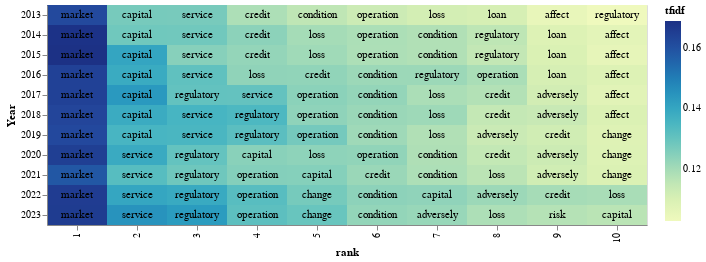

Source (notebook cell):
### Markdown cell above
**Total**

### Code cell
# Calculate averages for each conmaniy for each year
average_tfidf = tfidf_df.groupby(['Year', 'term'])['tfidf'].mean()
average_tfidf_df = average_tfidf.reset_index()
top_tfidf = average_tfidf_df.sort_values(by=['Year','tfidf'], ascending=[True,False]).groupby(['Year']).head(10)

# adding a little randomness to break ties in term ranking
top_tfidf_plusRand = top_tfidf.copy()
top_tfidf_plusRand['tfidf'] = top_tfidf_plusRand['tfidf'] + np.random.rand(top_tfidf.shape[0])*0.0001

# base for all visualizations, with rank calculation
base = alt.Chart(top_tfidf_plusRand).encode(
    x = 'rank:O',
    y = 'Year:N'
).transform_window(
    rank = "rank()",
    sort = [alt.SortField("tfidf", order="descending")],
    groupby = ["Year"],
)
# heatmap specification
heatmap = base.mark_rect().encode(
    color = 'tfidf:Q'
)
# text labels, white for darker heatmap colors
text = base.mark_text(baseline='middle').encode(
    text = 'term:N',
    color = alt.condition(alt.datum.tfidf >= 0.23, alt.value('white'), alt.value('black'))
)
# display the three superimposed visualizations
(heatmap + text).properties(width = 600)

### Figure 1 — Vega-Lite specification as saved in the notebook (floating-point values rounded to 4 significant figures)
{"config": {"view": {"continuousWidth": 400, "continuousHeight": 300}}, "layer": [{"mark": "rect", "encoding": {"color": {"field": "tfidf", "type": "quantitative"}, "x": {"field": "rank", "type": "ordinal"}, "y": {"field": "Year", "type": "nominal"}}, "transform": [{"window": [{"op": "rank", "field": "", "as": "rank"}], "groupby": ["Year"], "sort": [{"field": "tfidf", "order": "descending"}]}]}, {"mark": {"type": "text", "baseline": "middle"}, "encoding": {"color": {"condition": {"value": "white", "test": "(datum.tfidf >= 0.23)"}, "value": "black"}, "text": {"field": "term", "type": "nominal"}, "x": {"field": "rank", "type": "ordinal"}, "y": {"field": "Year", "type": "nominal"}}, "transform": [{"window": [{"op": "rank", "field": "", "as": "rank"}], "groupby": ["Year"], "sort": [{"field": "tfidf", "order": "descending"}]}]}], "data": {"name": "data-9d9538b33b0c8b2419b5f0e5460cf375"}, "width": 600, "$schema": "https://vega.github.io/schema/vega-lite/v4.17.0.json", "datasets": {"data-9d9538b33b0c8b2419b5f0e5460cf375": [{"Year": "2013", "term": "market", "tfidf": 0.1619}, {"Year": "2013", "term": "capital", "tfidf": 0.127}, {"Year": "2013", "term": "service", "tfidf": 0.1269}, {"Year": "2013", "term": "credit", "tfidf": 0.1185}, {"Year": "2013", "term": "condition", "tfidf": 0.1154}, {"Year": "2013", "term": "operation", "tfidf": 0.1126}, {"Year": "2013", "term": "loss", "tfidf": 0.111}, {"Year": "2013", "term": "loan", "tfidf": 0.1104}, {"Year": "2013", "term": "affect", "tfidf": 0.1049}, {"Year": "2013", "term": "regulatory", "tfidf": 0.1026}, {"Year": "2014", "term": "market", "tfidf": 0.1686}, {"Year": "2014", "term": "capital", "tfidf": 0.1281}, {"Year": "2014", "term": "service", "tfidf": 0.128}, {"Year": "2014", "term": "credit", "tfidf": 0.1238}, {"Year": "2014", "term": "loss", "tfidf": 0.1197}, {"Year": "2014", "term": "operation", "tfidf": 0.1186}, {"Year": "2014", "term": "condition", "tfidf": 0.1179}, {"Year": "2014", "term": "regulatory", "tfidf": 0.1156}, {"Year": "2014", "term": "loan", "tfidf": 0.1087}, {"Year": "2014", "term": "affect", "tfidf": 0.1064}, {"Year": "2015", "term": "market", "tfidf": 0.1691}, {"Year": "2015", "term": "capital", "tfidf": 0.1403}, {"Year": "2015", "term": "service", "tfidf": 0.1246}, {"Year": "2015", "term": "credit", "tfidf": 0.1225}, {"Year": "2015", "term": "loss", "tfidf": 0.1207}, {"Year": "2015", "term": "operation", "tfidf": 0.1186}, {"Year": "2015", "term": "condition", "tfidf": 0.1178}, {"Year": "2015", "term": "regulatory", "tfidf": 0.1146}, {"Year": "2015", "term": "loan", "tfidf": 0.1094}, {"Year": "2015", "term": "affect", "tfidf": 0.1056}, {"Year": "2016", "term": "market", "tfidf": 0.1642}, {"Year": "2016", "term": "capital", "tfidf": 0.1387}, {"Year": "2016", "term": "service", "tfidf": 0.1309}, {"Year": "2016", "term": "loss", "tfidf": 0.1232}, {"Year": "2016", "term": "credit", "tfidf": 0.123}, {"Year": "2016", "term": "regulatory", "tfidf": 0.1213}, {"Year": "2016", "term": "condition", "tfidf": 0.1213}, {"Year": "2016", "term": "operation", "tfidf": 0.1189}, {"Year": "2016", "term": "loan", "tfidf": 0.1103}, {"Year": "2016", "term": "affect", "tfidf": 0.1086}, {"Year": "2017", "term": "market", "tfidf": 0.1643}, {"Year": "2017", "term": "capital", "tfidf": 0.1437}, {"Year": "2017", "term": "regulatory", "tfidf": 0.1303}, {"Year": "2017", "term": "service", "tfidf": 0.1302}, {"Year": "2017", "term": "operation", "tfidf": 0.1239}, {"Year": "2017", "term": "condition", "tfidf": 0.1226}, {"Year": "2017", "term": "loss", "tfidf": 0.1188}, {"Year": "2017", "term": "credit", "tfidf": 0.1176}, {"Year": "2017", "term": "adversely", "tfidf": 0.1113}, {"Year": "2017", "term": "affect", "tfidf": 0.1073}, {"Year": "2018", "term": "market", "tfidf": 0.1629}, {"Year": "2018", "term": "capital", "tfidf": 0.1386}, {"Year": "2018", "term": "service", "tfidf": 0.1356}, {"Year": "2018", "term": "regulatory", "tfidf": 0.1343}, {"Year": "2018", "term": "operation", "tfidf": 0.1233}, {"Year": "2018", "term": "condition", "tfidf": 0.1215}, {"Year": "2018", "term": "loss", "tfidf": 0.1209}, {"Year": "2018", "term": "credit", "tfidf": 0.1144}, {"Year": "2018", "term": "adversely", "tfidf": 0.1134}, {"Year": "2018", "term": "affect", "tfidf": 0.1093}, {"Year": "2019", "term": "market", "tfidf": 0.1622}, {"Year": "2019", "term": "capital", "tfidf": 0.1354}, {"Year": "2019", "term": "service", "tfidf": 0.135}, {"Year": "2019", "term": "regulatory", "tfidf": 0.1317}, {"Year": "2019", "term": "operation", "tfidf": 0.1273}, {"Year": "2019", "term": "condition", "tfidf": 0.1207}, {"Year": "2019", "term": "loss", "tfidf": 0.1179}, {"Year": "2019", "term": "adversely", "tfidf": 0.1131}, {"Year": "2019", "term": "credit", "tfidf": 0.1117}, {"Year": "2019", "term": "change", "tfidf": 0.1082}, {"Year": "2020", "term": "market", "tfidf": 0.1649}, {"Year": "2020", "term": "service", "tfidf": 0.1389}, {"Year": "2020", "term": "regulatory", "tfidf": 0.13}, {"Year": "2020", "term": "capital", "tfidf": 0.1242}, {"Year": "2020", "term": "loss", "tfidf": 0.1235}, {"Year": "2020", "term": "operation", "tfidf": 0.1231}, {"Year": "2020", "term": "condition", "tfidf": 0.1182}, {"Year": "2020", "term": "credit", "tfidf": 0.1145}, {"Year": "2020", "term": "adversely", "tfidf": 0.1126}, {"Year": "2020", "term": "change", "tfidf": 0.1087}, {"Year": "2021", "term": "market", "tfidf": 0.1587}, {"Year": "2021", "term": "service", "tfidf": 0.1325}, {"Year": "2021", "term": "regulatory", "tfidf": 0.1282}, {"Year": "2021", "term": "operation", "tfidf": 0.1251}, {"Year": "2021", "term": "capital", "tfidf": 0.1248}, {"Year": "2021", "term": "credit", "tfidf": 0.1216}, {"Year": "2021", "term": "condition", "tfidf": 0.1184}, {"Year": "2021", "term": "loss", "tfidf": 0.1162}, {"Year": "2021", "term": "adversely", "tfidf": 0.1116}, {"Year": "2021", "term": "change", "tfidf": 0.1092}, {"Year": "2022", "term": "market", "tfidf": 0.1656}, {"Year": "2022", "term": "service", "tfidf": 0.14}, {"Year": "2022", "term": "regulatory", "tfidf": 0.139}, {"Year": "2022", "term": "operation", "tfidf": 0.1323}, {"Year": "2022", "term": "change", "tfidf": 0.1272}, {"Year": "2022", "term": "condition", "tfidf": 0.1237}, {"Year": "2022", "term": "capital", "tfidf": 0.1232}, {"Year": "2022", "term": "adversely", "tfidf": 0.1213}, {"Year": "2022", "term": "credit", "tfidf": 0.1196}, {"Year": "2022", "term": "loss", "tfidf": 0.1191}, {"Year": "2023", "term": "market", "tfidf": 0.1658}, {"Year": "2023", "term": "service", "tfidf": 0.1452}, {"Year": "2023", "term": "regulatory", "tfidf": 0.1429}, {"Year": "2023", "term": "operation", "tfidf": 0.1314}, {"Year": "2023", "term": "change", "tfidf": 0.1293}, {"Year": "2023", "term": "condition", "tfidf": 0.1227}, {"Year": "2023", "term": "adversely", "tfidf": 0.1218}, {"Year": "2023", "term": "loss", "tfidf": 0.1185}, {"Year": "2023", "term": "risk", "tfidf": 0.1172}, {"Year": "2023", "term": "capital", "tfidf": 0.1163}]}}
